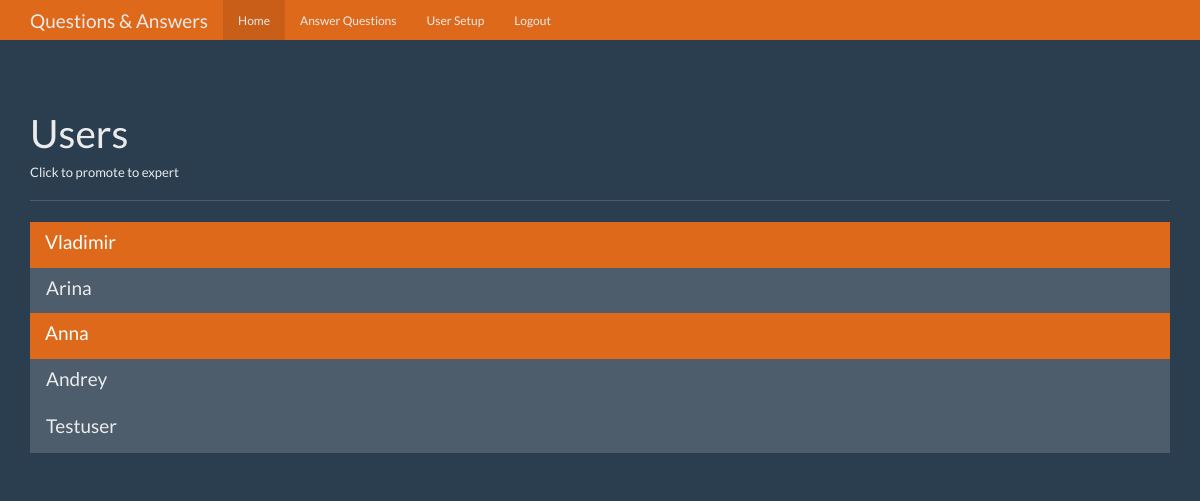
The app's page /users (signed in) with its own data.
### tables this page shows
CREATE TABLE users (
    id integer primary key autoincrement,
    name text not null,
    password text not null,
    expert boolean not null,
    admin boolean not null
);

### app.py (the view)
@app.route('/users')
@restricted('admin')
def users():
    user = current_user_record()
    db = get_db()
    user_cur = db.execute('select id, name, admin, expert from users')
    user_results = user_cur.fetchall()
    return render_template('users.html', user=user, user_results=user_results)

### common_funcs.py (called while the page is built)
def current_user_record():
    user_result = None
    user = session.get('user', None)
    if user:
        db = get_db()
        user_cur = db.execute('select id, name, password, expert, admin from users where name = ?', [user])
        user_result = user_cur.fetchone()
    return user_result

def restricted(role):
    def is_user(func):
        @wraps(func)
        def wrapper(*args, **kwargs):
            user = current_user_record()
            if not user:
                return redirect(url_for('login'))
            elif not user[role]:
                return redirect(url_for('index'))
            return func(*args, **kwargs)
        return wrapper
    return is_user

### database.py (called while the page is built)
def connect_db():
    sql = sqlite3.connect('questions.db')
    sql.row_factory = sqlite3.Row
    return sql

def get_db():
    if not hasattr(g, 'sqlite3_db'):
        g.sqlite3_db = connect_db()
    return g.sqlite3_db

### templates/users.html (shortened to what this page needs)
{% extends "base.html" %}
{% from "show_links.html" import show_links %}
{% block nav %}
  {{ show_links(user) }}
{% endblock %}
{% block content %}
    <div class="container theme-showcase" role="main">
      <div class="page-header">
        <h1>Users</h1>
        <h6>Click to promote to expert</h6>
      </div>
      <div class="row">
        <div class="col-lg-12">
          <div class="list-group">
            {% for person in user_results %}
            <a href="{{ url_for('promote', user_id=person['id']) }}" class="list-group-item {% if person['expert'] == 1 %}active{% endif %}">
              <h4 class="list-group-item-heading">{{ person.name }}</h4>
            </a>
            {% endfor %}
          </div>
        </div>
      </div>
    </div>
{% endblock %}

### static/theme.css (style rules this page uses)
body { padding-top: 70px; padding-bottom: 30px; }

### records on screen
users: name "Vladimir"
users: name "Arina"
users: name "Anna"
users: name "Andrey"
users: name "Testuser"
